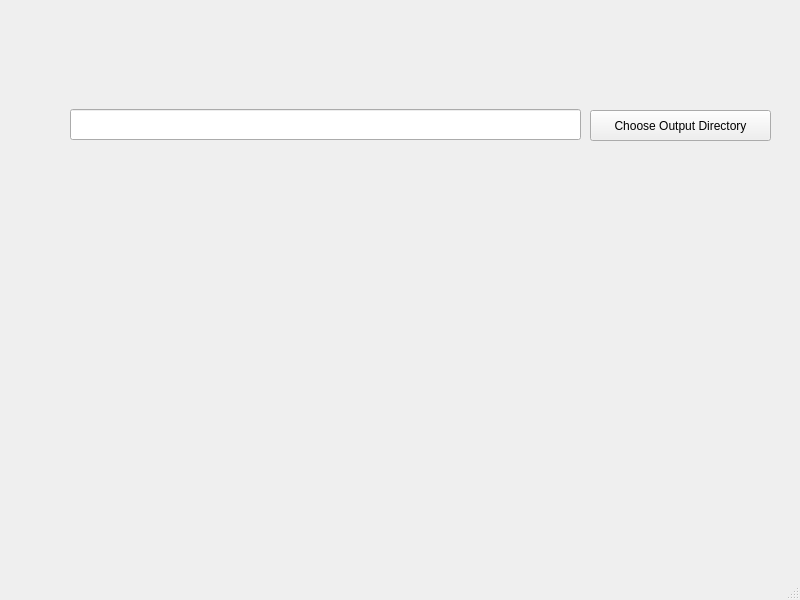
<?xml version="1.0" encoding="UTF-8"?>
<ui version="4.0">
 <class>MainWindow</class>
 <widget class="QMainWindow" name="MainWindow">
  <property name="geometry">
   <rect>
    <x>0</x>
    <y>0</y>
    <width>800</width>
    <height>600</height>
   </rect>
  </property>
  <property name="windowTitle">
   <string>MainWindow</string>
  </property>
  <widget class="QWidget" name="centralwidget">
   <widget class="QLineEdit" name="filename">
    <property name="geometry">
     <rect>
      <x>70</x>
      <y>109</y>
      <width>511</width>
      <height>31</height>
     </rect>
    </property>
   </widget>
   <widget class="QPushButton" name="browse">
    <property name="geometry">
     <rect>
      <x>590</x>
      <y>110</y>
      <width>181</width>
      <height>31</height>
     </rect>
    </property>
    <property name="text">
     <string>Choose Output Directory</string>
    </property>
   </widget>
  </widget>
  <widget class="QMenuBar" name="menubar">
   <property name="geometry">
    <rect>
     <x>0</x>
     <y>0</y>
     <width>800</width>
     <height>21</height>
    </rect>
   </property>
  </widget>
  <widget class="QStatusBar" name="statusbar"/>
 </widget>
 <resources/>
 <connections/>
</ui>
